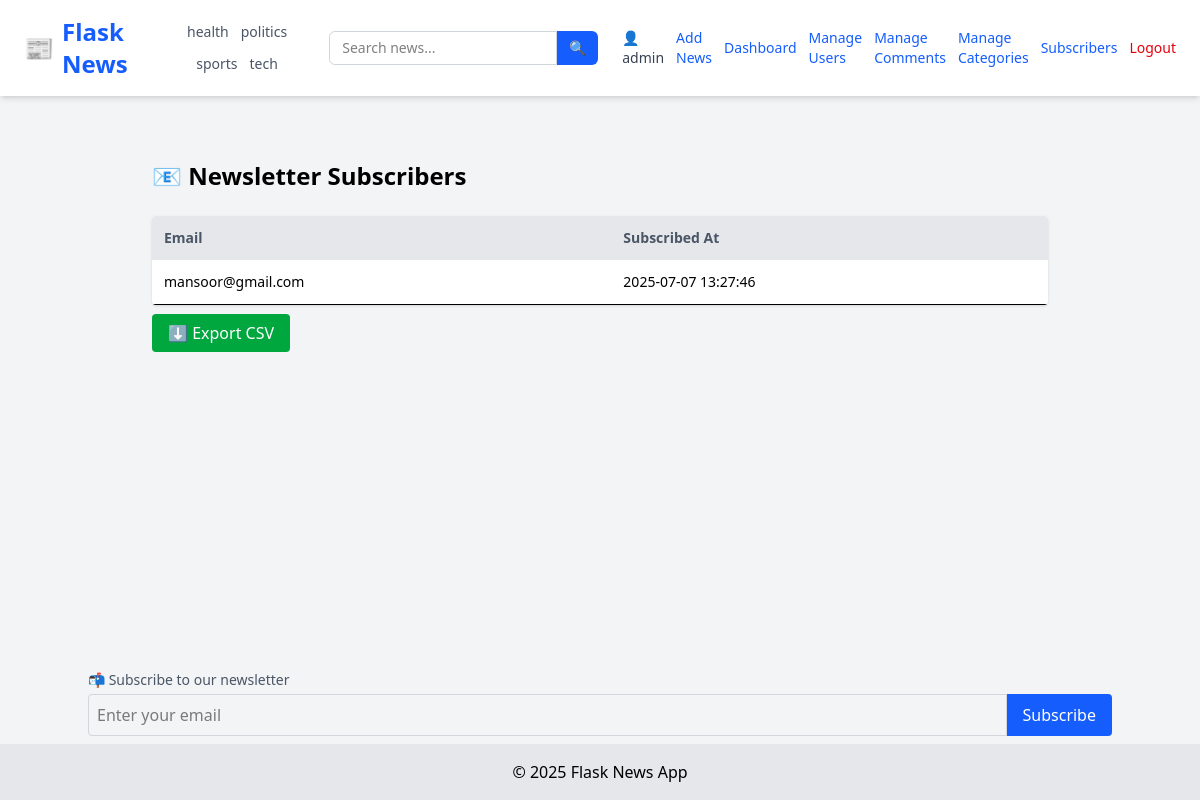
Before: /subscribers (signed in) with the older database file.
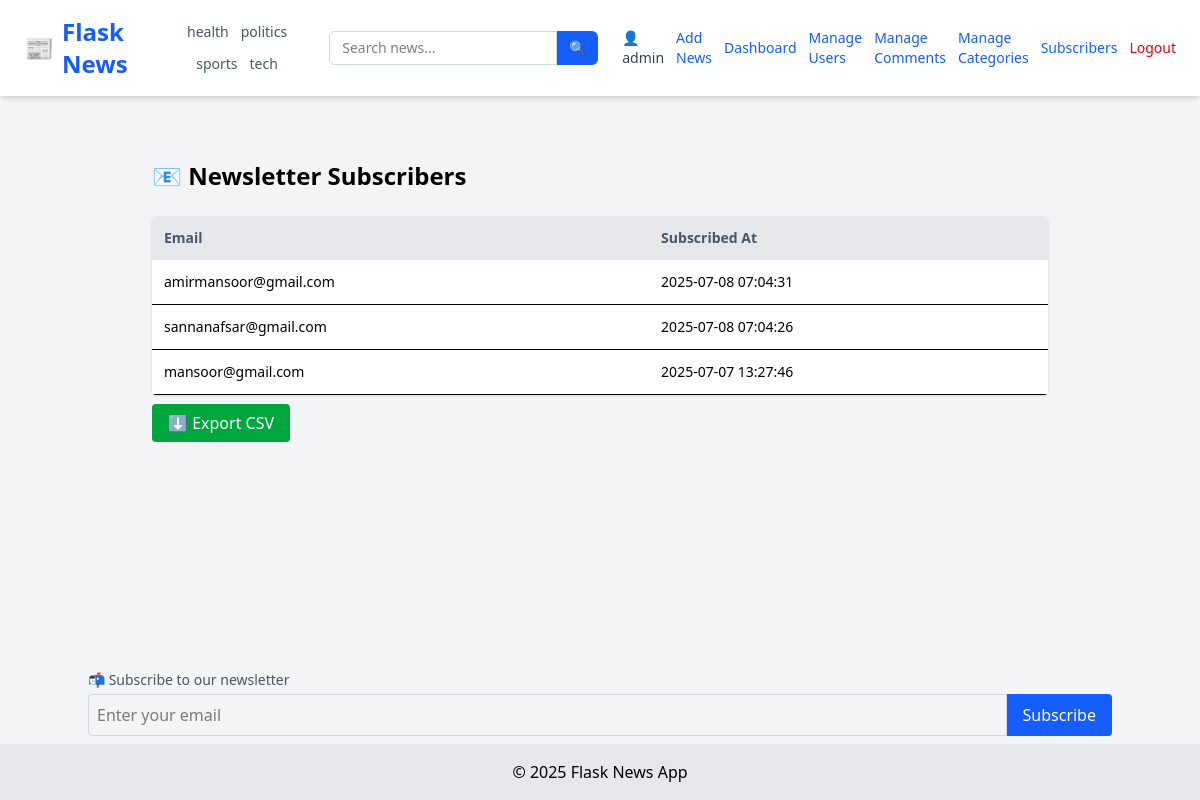
After: the same page with the newer database file.
### tables this page shows
CREATE TABLE categories (
            id INTEGER PRIMARY KEY AUTOINCREMENT,
            name TEXT UNIQUE NOT NULL
        );

CREATE TABLE users (
            id INTEGER PRIMARY KEY AUTOINCREMENT,
            username TEXT NOT NULL,
            email TEXT UNIQUE NOT NULL,
            password TEXT NOT NULL,
            role TEXT DEFAULT 'user'
        );

CREATE TABLE subscribers (
            id INTEGER PRIMARY KEY AUTOINCREMENT,
            email TEXT UNIQUE NOT NULL,
            created_at TEXT DEFAULT (datetime('now'))
        );

### app/admin_routes.py (the view)
@admin.route('/subscribers')
@login_required
@admin_only
def view_subscribers():
    conn = sqlite3.connect(current_app.config['DATABASE'])
    c = conn.cursor()
    c.execute("SELECT email, created_at FROM subscribers ORDER BY created_at DESC")
    subscribers = c.fetchall()
    conn.close()
    return render_template('admin/subscribers.html', subscribers=subscribers)

### app/__init__.py (called while the page is built)
def create_app():
    app = Flask(__name__, instance_relative_config=True)
    app.config.from_object('config.Config')
    from app.routes import main
    app.register_blueprint(main)
    from app.admin_routes import admin
    app.register_blueprint(admin)
    from app.user_routes import user
    app.register_blueprint(user)
    init_db(app)
    login_manager.init_app(app)
    @login_manager.user_loader
    def user_loader(user_id):
        return load_user(user_id)
    @app.context_processor
    def inject_now():
        return {'now': datetime.now}
    @app.context_processor
    def inject_categories():
        conn = sqlite3.connect(current_app.config['DATABASE'])
        c = conn.cursor()
        c.execute("SELECT id, name FROM categories ORDER BY name ASC")
        categories = c.fetchall()
        conn.close()
        return {'categories': categories}
    return app

### app/models.py (called while the page is built)
def load_user(user_id):
    conn = sqlite3.connect(current_app.config['DATABASE'])
    c = conn.cursor()
    c.execute("SELECT id, username,email, role FROM users WHERE id = ?", (user_id,))
    row = c.fetchone()
    conn.close()
    if row:
        return User(*row)
    return None

### app/utils.py (called while the page is built)
def admin_only(f):
    @wraps(f)
    def decorated(*args, **kwargs):
        if not current_user.is_authenticated or current_user.role != 'admin':
            abort(403)
        return f(*args, **kwargs)
    return decorated

### app/templates/admin/subscribers.html (shortened to what this page needs)
{% extends "layout.html" %}  {% block content %}
<div class="max-w-4xl mx-auto mt-10">
  <h1 class="text-2xl font-bold mb-6">📧 Newsletter Subscribers</h1>
  {% if subscribers %}
  <table class="w-full bg-white rounded shadow overflow-hidden">
    <thead class="bg-gray-200 text-left text-sm text-gray-600">
      <tr>
        <th class="p-3">Email</th>
        <th class="p-3">Subscribed At</th>
      </tr>
    </thead>
    <tbody class="text-sm">
      {% for sub in subscribers %}
      <tr class="border-b">
        <td class="p-3">{{ sub[0] }}</td>
        <td class="p-3">{{ sub[1] }}</td>
      </tr>
      {% endfor %}
    </tbody>
  </table>
  <div class="mb-4 mt-4">
    <a
      href="{{ url_for('admin.export_subscribers') }}"
      class="bg-green-600 text-white px-4 py-2 rounded hover:bg-green-700"
    >
      ⬇️ Export CSV
    </a>
  </div>
  {% else %}
  <p class="text-gray-600">No subscribers found.</p>
  {% endif %}
</div>
{% endblock %}

### app/templates/layout.html (shortened to what this page needs)
<!DOCTYPE html>
<html lang="en">
  <head>
    <link
      rel="stylesheet"
      href="https://cdnjs.cloudflare.com/ajax/libs/font-awesome/4.7.0/css/font-awesome.min.css"
    />
    <script src="https://cdn.jsdelivr.net/npm/@tailwindcss/browser@4"></script>
  </head>
  <body class="bg-gray-100 min-h-screen flex flex-col">
    <nav
      class="bg-white shadow-md px-6 py-4 flex flex-wrap md:flex-nowrap justify-between items-center"
    >
      <a
        href="/"
        class="text-2xl font-extrabold text-blue-600 flex items-center gap-2"
      >
        📰 <span>Flask News</span>
      </a>
      <div
        class="flex flex-wrap justify-center gap-3 mt-4 md:mt-0 md:ml-6 text-sm text-gray-600 font-medium"
      >
        {% for cat in categories %}
        <a
          href="{{ url_for('main.filter_by_category', name=cat[1]) }}"
          class="hover:text-blue-600 transition-colors"
        >
          {{ cat[1] }}
        </a>
        {% endfor %}
      </div>
      <form
        method="GET"
        action="{{ url_for('main.search') }}"
        class="flex mt-4 md:mt-0 md:ml-6"
      >
        <input
          type="text"
          name="q"
          placeholder="Search news..."
          required
          class="px-3 py-1.5 border rounded-l-md border-gray-300 focus:outline-none focus:ring focus:border-blue-500 text-sm"
        />
        <button
          type="submit"
          class="px-3 py-1.5 bg-blue-600 text-white rounded-r-md text-sm hover:bg-blue-700 transition-colors"
        >
          🔍
        </button>
      </form>
      <div class="flex items-center gap-3 mt-4 md:mt-0 md:ml-6 text-sm">
        {% if current_user.is_authenticated %}
        <a href="{{ url_for('user.user_profile', email=current_user.email) }}"
          ><span class="text-gray-700">👤 {{ current_user.username }}</span></a
        >
        {% if current_user.role == 'admin' %}
        <a href="/add" class="text-blue-600 hover:underline">Add News</a>
        <a
          href="{{url_for('admin.dashboard')}}"
          class="text-blue-600 hover:underline"
          >Dashboard</a
        >
        <a
          href="{{ url_for('admin.manage_users') }}"
          class="text-blue-600 hover:underline"
          >Manage Users</a
        >
        <a
          href="{{ url_for('admin.manage_comments') }}"
          class="text-blue-600 hover:underline"
        >
          Manage Comments</a
        >
        <a
          href="{{ url_for('admin.manage_categories') }}"
          class="text-blue-600 hover:underline"
        >
          Manage Categories</a
        >
        <a
          href="{{ url_for('admin.view_subscribers') }}"
          class="text-blue-600 hover:underline"
          >Subscribers</a
        >
        {% endif %}
        <a href="/logout" class="text-red-600 hover:underline">Logout</a>
        {% else %}
        <a href="/login" class="text-blue-600 hover:underline">Login</a>
        <a href="/register" class="text-blue-600 hover:underline">Register</a>
        {% endif %}
      </div>
    </nav>
    <main class="flex-grow container mx-auto p-6">
       {% block content %}{% endblock %}
    </main>
    <div class="container mx-auto mb-2">
      <form action="{{ url_for('user.subscribe') }}" method="POST" class="mt-4">
        <label class="block text-sm text-gray-600 mb-1"
          >📬 Subscribe to our newsletter</label
        >
        <div class="flex">
          <input
            type="email"
            name="email"
            required
            placeholder="Enter your email"
            class="w-full p-2 rounded-l border border-gray-300"
          />
          <button type="submit" class="bg-blue-600 text-white px-4 rounded-r">
            Subscribe
          </button>
        </div>
      </form>
    </div>
    <footer class="bg-gray-200 text-center py-4">
      &copy; {{ now().year }} Flask News App
    </footer>
  </body>
</html>

Changed rows visible on the page:
added subscribers: email "amirmansoor@gmail.com", created_at "2025-07-08 07:04:31"
added subscribers: email "sannanafsar@gmail.com", created_at "2025-07-08 07:04:26"
